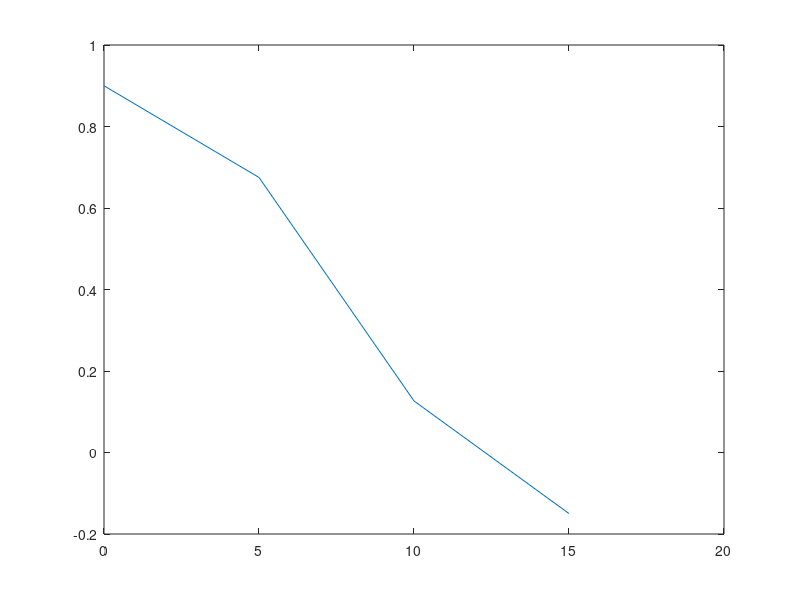
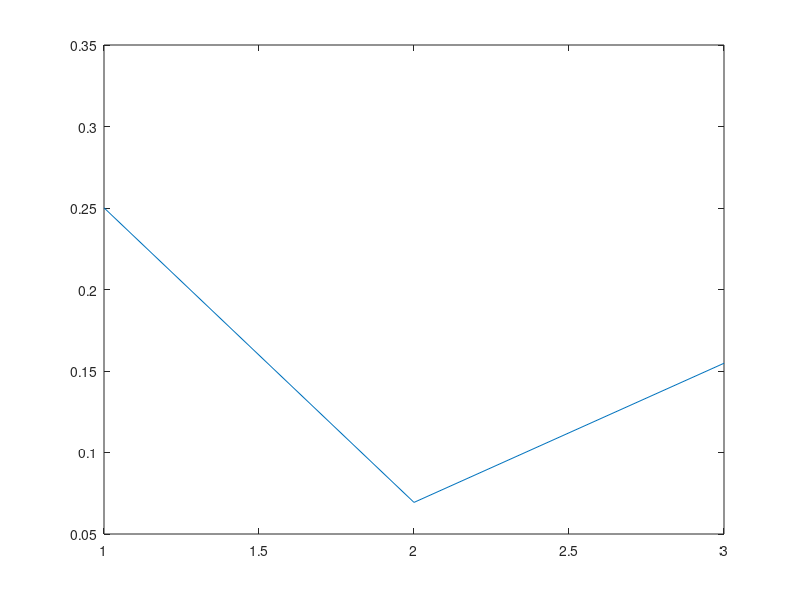
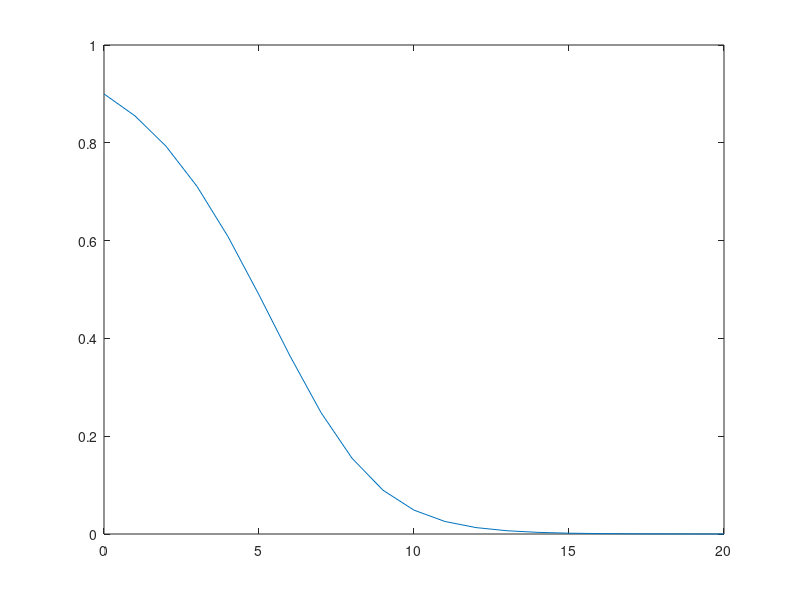
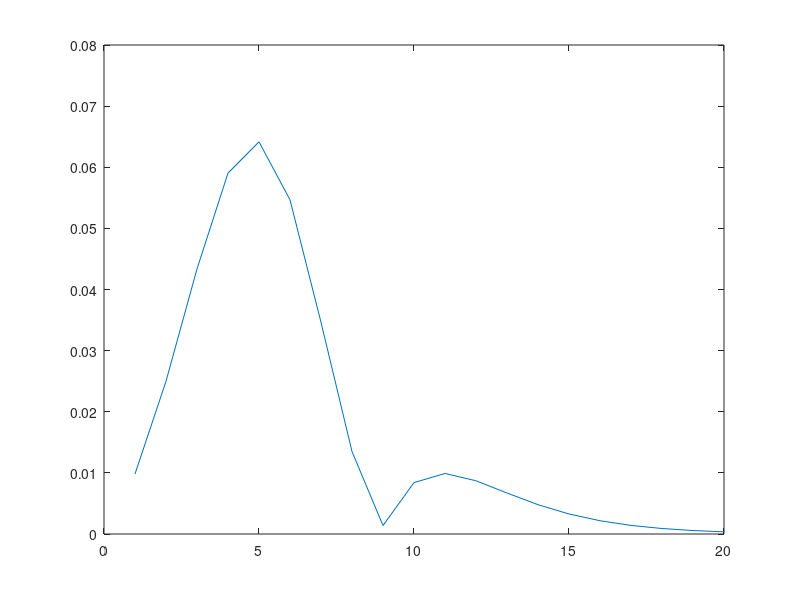

These figures' MATLAB source, in order:
clear all;

i0 = 0.1;
s0 = 1 - i0;
Beta = 0.5;

% ODE
ODEfun = @(x) Beta*x*(1-x);
ODE2 = @(x) -Beta*x*(1-x);
% Solution
Sol = @(x) 1/(1+(1/i0-1)*exp(-1*Beta*x));

% Euler explicit

h = [5 1 0.2 0.04 0.008 0.0016];
tp = 10;
for i=1:length(h)
    in = i0;
    it = in;
    sn = s0;
    t = 0;
    j = 1;
    er = [];
while it<1-1e-4 & it(end)>0
in(end+1) = in(end) + Beta*in(end)*(1-in(end))*h(i);
sn(end+1) = sn(end) - Beta*sn(end)*(1-sn(end))*h(i) ;
t = t+h(i);
er(j) = abs(Sol(t)-in(end));
j = j+1;
it = in(end);
end
figure()
plot(linspace(0,t,length(sn)),sn)
figure()
plot(er)
errEx{i} = er;
end
% Error
for i=1:length(h)
    a(i)=errEx{i}(5/h(i));
end
for i=1:length(h)-1
Conv(i)=log(errEx{i}(5/h(i))/errEx{i+1}(5/h(i+1)))./log(h(i)/h(i+1));
end
% Euler implicit

for i=1:length(h)
    in = i0;
    it = in;
    sn = s0;
    t = 0;
    j = 1;
    er = [];
while it<1-1e-4 & it(end)>0
    t = t+h(i);
    in(end+1) = fzero(@(y) y - h(i)*ODEfun(y) - in(end), in(end));
%     sn(end+1) = fzero(@(y) y - h(i)*ODEfun(y) - sn(end), sn(end));
    er(j) = abs(Sol(t)-in(end));
    j = j+1;
    it = in(end);
end
figure()
plot(linspace(0,t,length(in)),in)
figure()
plot(er)

errim{i} = er;
end
% Error
for i=1:length(h)-1
    ConvIm(i)=log(errim{i}(5/h(i))/errim{i+1}(5/h(i+1)))./log(h(i)/h(i+1));
end
for i=1:length(h)
    b(i)=errim{i}(5/h(i));
end
% Error
